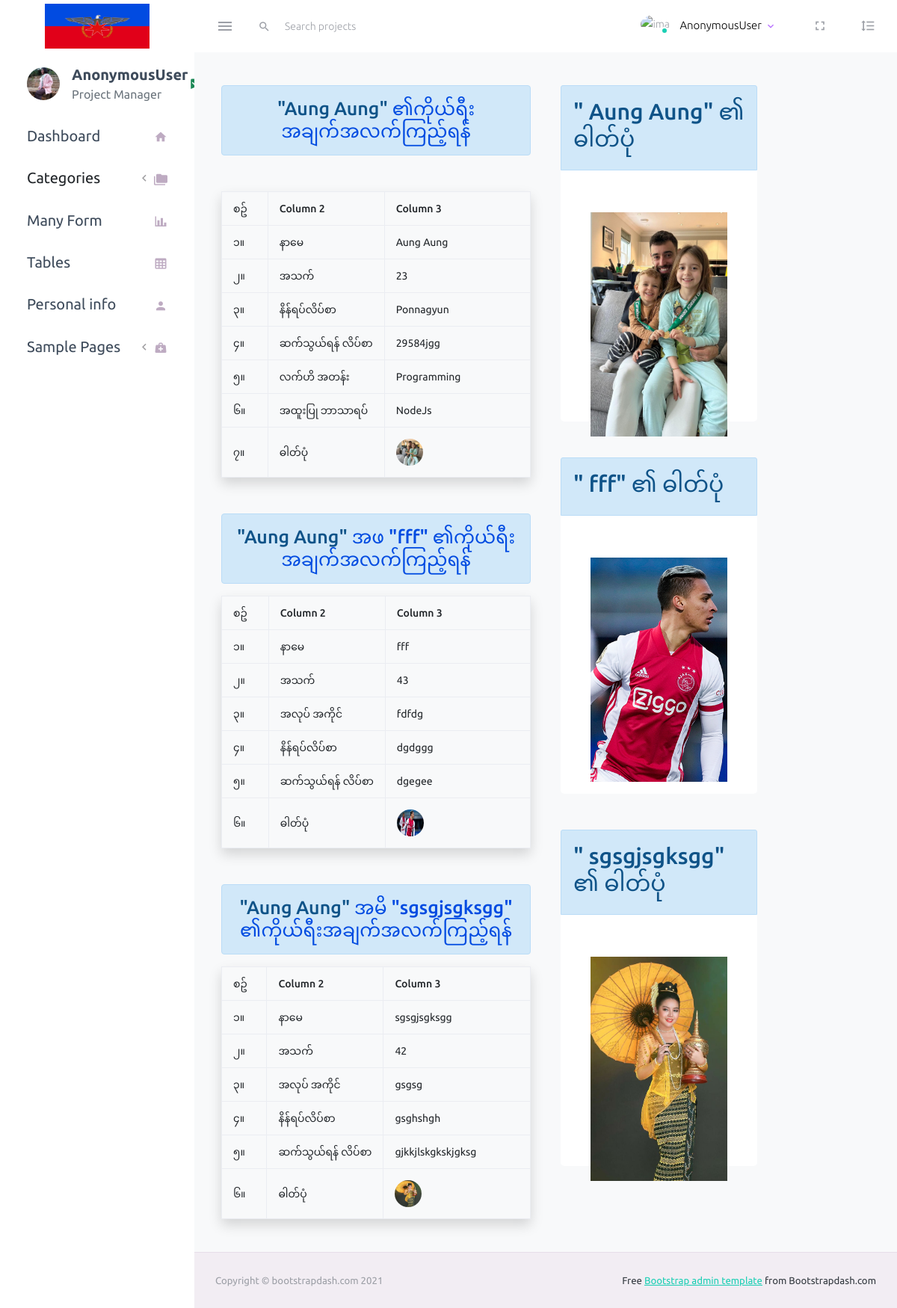
Screenshot of /dashboard/detail_student/1/ with the database file from the repository.
### dashboard/models.py (models this page shows, shortened)
class Student(models.Model):
    name = models.CharField(max_length=50)
    age = models.DateField(null=True, blank=True)
    address = models.CharField(max_length=255)
    contact = models.CharField(max_length=255)
    current_class = models.CharField(max_length=50)
    major = models.CharField(max_length=50)
    image = models.ImageField(upload_to='student-image', null=True, blank=True)
    f_name = models.CharField(max_length=100, null=True, blank=True)
    f_age = models.DateField(null=True, blank=True)
    f_careers = models.CharField(max_length=100, null=True, blank=True)
    f_address = models.CharField(max_length=200, null=True, blank=True)
    f_contact = models.CharField(max_length=100, null=True, blank=True)
    f_image = models.ImageField(upload_to='father-image', null=True, blank=True)
    m_name = models.CharField(max_length=100, null=True, blank=True)
    m_age = models.DateField(null=True, blank=True)
    m_careers = models.CharField(max_length=100, null=True, blank=True)
    m_address = models.CharField(max_length=100, null=True, blank=True)
    m_contact = models.CharField(max_length=100, null=True, blank=True)
    m_image = models.ImageField(upload_to='mother-image', null=True, blank=True)
    @property
    def ageCount (self):
        return int((datetime.now().date()-self.age).days/365.25)
    @property
    def f_ageCount (self):
        return int((datetime.now().date()-self.f_age).days/365.25)
    @property
    def m_ageCount (self):
        return int((datetime.now().date()-self.m_age).days/365.25)

### dashboard/views.py (the view)
# urls.py: path('detail_student/<str:pk>/', views.student_detail, name="detail_student"),
def student_detail(request, pk):
    detail = "student_detail"
    student = Student.objects.get(id=pk)
    students = Student.objects.all()
    form = StudentForm(instance=student)
    context = {
        'student':student,
        'students':students,
        'form':form,
        'detail':detail
    }
    return render(request, 'dashboard/action.html', context)

### templates/dashboard/action.html (shortened to what this page needs)
{% extends 'layout/master.html' %}
{% load crispy_forms_tags %}
{% block content %}
<div class="student">
  {% if add == "add_student" %}
  <div class="student_create">
    <h3 class="alert alert-info text-center">Student create form</h3>
    <form action="" method="POST" class="mt-5" enctype="multipart/form-data">
      {% csrf_token %}
      <div class="row">
        <div class="col col-sm-3">{{ form.name|as_crispy_field}}</div>
        <div class="col col-sm-3">{{ form.age|as_crispy_field}}</div>
        <div class="col col-sm-3">{{ form.address|as_crispy_field}}</div>
        <div class="col col-sm-3">{{ form.contact|as_crispy_field}}</div>
        <div class="col col-sm-3">{{ form.current_class|as_crispy_field}}</div>
        <div class="col col-sm-3">{{ form.major|as_crispy_field}}</div>
        <div class="col col-sm-3">{{ form.image|as_crispy_field}}</div>
      </div>
      <button type="submit" class="btn btn-sm text-white" style="background-color: #0d3f17"> သိမ်းဆည်းရန်</button>
      <button type="reset" class="btn btn-sm text-white" style="background-color: #e10019" onclick="history.back()">မသိမ်းပါ</button>
      <a href="{% url 'father_create' %}" class="btn btn-sm text-white" style="background-color: #014be1">မိသားစု ကိုယ်ရီးကို ပေါင်းထည့်ရန်</a>
    </form>
  </div>
  {% else %}
  <div class="detail_student">
    <div class="row">
      <div class="col col-sm-6">
        <table class="table table-hover table-bordered shadow mt-5">
          <h3 class="alert alert-info text-center">
            "{{ student.name}}"
            <span style="color: #014be1">၏ကိုယ်ရီးအချက်အလက်ကြည့်ရန်</span>
          </h3>
          <thead class="table-light fs-5">
            <tr class="table">
              <th class="col-sm-2">စဥ်</th>
              <th class="col-sm-3">Column 2</th>
              <th class="col-sm-7">Column 3</th>
            </tr>
          </thead>
          <tbody>
            <tr class="table">
              <td scope="row">၁။</td>
              <td>နာမေ</td>
              <td>{{ student.name }}</td>
            </tr>
            <tr class="table">
               <td scope="row">၂။</td>
               <td>အသက်</td>
               <td>{{ student.ageCount }}</td>
             </tr>
             <tr class="table">
               <td scope="row">၃။</td>
               <td>နိန်ရပ်လိပ်စာ</td>
               <td>{{ student.address }}</td>
             </tr>
             <tr class="table">
               <td scope="row">၄။</td>
               <td>ဆက်သွယ်ရန် လိပ်စာ</td>
               <td>{{ student.contact }}</td>
             </tr>
             <tr class="table">
               <td scope="row">၅။</td>
               <td>လက်ဟိ အတန်း</td>
               <td>{{ student.current_class }}</td>
             </tr>
             <tr class="table">
               <td scope="row">၆။</td>
               <td>အထူးပြု ဘာသာရပ်</td>
               <td>{{ student.major }}</td>
             </tr>
             <tr class="table">
               <td scope="row">၇။</td>
               <td>ဓါတ်ပုံ</td>
               <td>
                    <img src="{{ student.image.url }}">
               </td>
             </tr>
          </tbody>
        </table>
        <div class="father mt-5">
          <table class="table table-hover table-bordered shadow">
            <h3 class="alert alert-info text-center">
              "{{ student.name}}"
              <span style="color: #014be1"> အဖ  "{{ student.f_name}}" ၏ကိုယ်ရီးအချက်အလက်ကြည့်ရန်</span>
            </h3>
            <thead class="table-light fs-5">
              <tr class="table">
                <th class="col-sm-2">စဥ်</th>
                <th class="col-sm-3">Column 2</th>
                <th class="col-sm-7">Column 3</th>
              </tr>
            </thead>
            <tbody>
              <tr class="table">
                <td scope="row">၁။</td>
                <td>နာမေ</td>
                <td>{{ student.f_name }}</td>
              </tr>
              <tr class="table">
                 <td scope="row">၂။</td>
                 <td>အသက်</td>
                 <td>{{ student.f_ageCount }}</td>
               </tr>
               <tr class="table">
                <td scope="row">၃။</td>
                <td>အလုပ် အကိုင်</td>
                <td>{{ student.f_careers }}</td>
              </tr>
               <tr class="table">
                 <td scope="row">၄။</td>
                 <td>နိန်ရပ်လိပ်စာ</td>
                 <td>{{ student.f_address }}</td>
               </tr>
               <tr class="table">
                 <td scope="row">၅။</td>
                 <td>ဆက်သွယ်ရန် လိပ်စာ</td>
                 <td>{{ student.f_contact }}</td>
               </tr>
               <tr class="table">
                 <td scope="row">၆။</td>
                 <td>ဓါတ်ပုံ</td>
                 <td>
                      <img src="{{ student.f_image.url }}">
                 </td>
               </tr>
            </tbody>
          </table>
        </div>
        <div class="father mt-5">
          <table class="table table-hover table-bordered shadow">
            <h3 class="alert alert-info text-center">
              "{{ student.name}}"
              <span style="color: #014be1"> အမိ "{{ student.m_name}}" ၏ကိုယ်ရီးအချက်အလက်ကြည့်ရန်</span>
            </h3>
            <thead class="table-light fs-5">
              <tr class="table">
                <th class="col-sm-2">စဥ်</th>
                <th class="col-sm-3">Column 2</th>
                <th class="col-sm-7">Column 3</th>
              </tr>
            </thead>
            <tbody>
              <tr class="table">
                <td scope="row">၁။</td>
                <td>နာမေ</td>
                <td>{{ student.m_name }}</td>
              </tr>
              <tr class="table">
                 <td scope="row">၂။</td>
                 <td>အသက်</td>
                 <td>{{ student.m_ageCount }}</td>
               </tr>
               <tr class="table">
                <td scope="row">၃။</td>
                <td>အလုပ် အကိုင်</td>
                <td>{{ student.m_careers }}</td>
              </tr>
               <tr class="table">
                 <td scope="row">၄။</td>
                 <td>နိန်ရပ်လိပ်စာ</td>
                 <td>{{ student.m_address }}</td>
               </tr>
               <tr class="table">
                 <td scope="row">၅။</td>
                 <td>ဆက်သွယ်ရန် လိပ်စာ</td>
                 <td>{{ student.m_contact }}</td>
               </tr>
               <tr class="table">
                 <td scope="row">၆။</td>
                 <td>ဓါတ်ပုံ</td>
                 <td>
                      <img src="{{ student.m_image.url }}">
                 </td>
               </tr>
              </tbody>
            </table>
          </div>
      </div>
      <div class="col col-sm-4">
       <div class="student card " style="width: 100%; height: 450px;">
        <div class="card-header alert alert-info">
          <h2>" {{ student.name}}" ၏ ဓါတ်ပုံ</h2>
        </div>
        <div class="card-body">
          <img src="{{ student.image.url }}" alt="" height="300px" width="100%" style="object-fit:cover;">
        </div>
       </div>
        <div class="student card mt-5" style="width: 100%; height: 450px;">
          <div class="card-header alert alert-info">
            <h2>" {{ student.f_name}}" ၏ ဓါတ်ပုံ</h2>
          </div>
          <div class="card-body">
            <img src="{{ student.f_image.url }}" alt="" height="300px" width="100%" style="object-fit:cover;">
          </div>
         </div>
       <div class="student card mt-5" style="width: 100%; height: 450px;">
        <div class="card-header alert alert-info">
          <h2>" {{ student.m_name}}" ၏ ဓါတ်ပုံ</h2>
        </div>
        <div class="card-body">
          <img src="{{ student.m_image.url }}" alt="" height="300px" width="100%" style="object-fit:cover;">
        </div>
       </div>
      </div>
    </div>
  </div>
    {% endif %}
</div>
  {% endblock %}

### rows the page displays
Student: name "Aung Aung", ageCount "23", address "Ponnagyun", contact "29584jgg", current_class "Programming", major "NodeJs", image (picture), f_name "fff", f_ageCount "43", f_careers "fdfdg", f_address "dgdggg", f_contact "dgegee", f_image (picture), m_name "sgsgjsgksgg", m_ageCount "42", m_careers "gsgsg", m_address "gsghshgh", m_contact "gjkkjlskgkskjgksg", m_image (picture)

### other values shown
{{ request.user }} "AnonymousUser"
